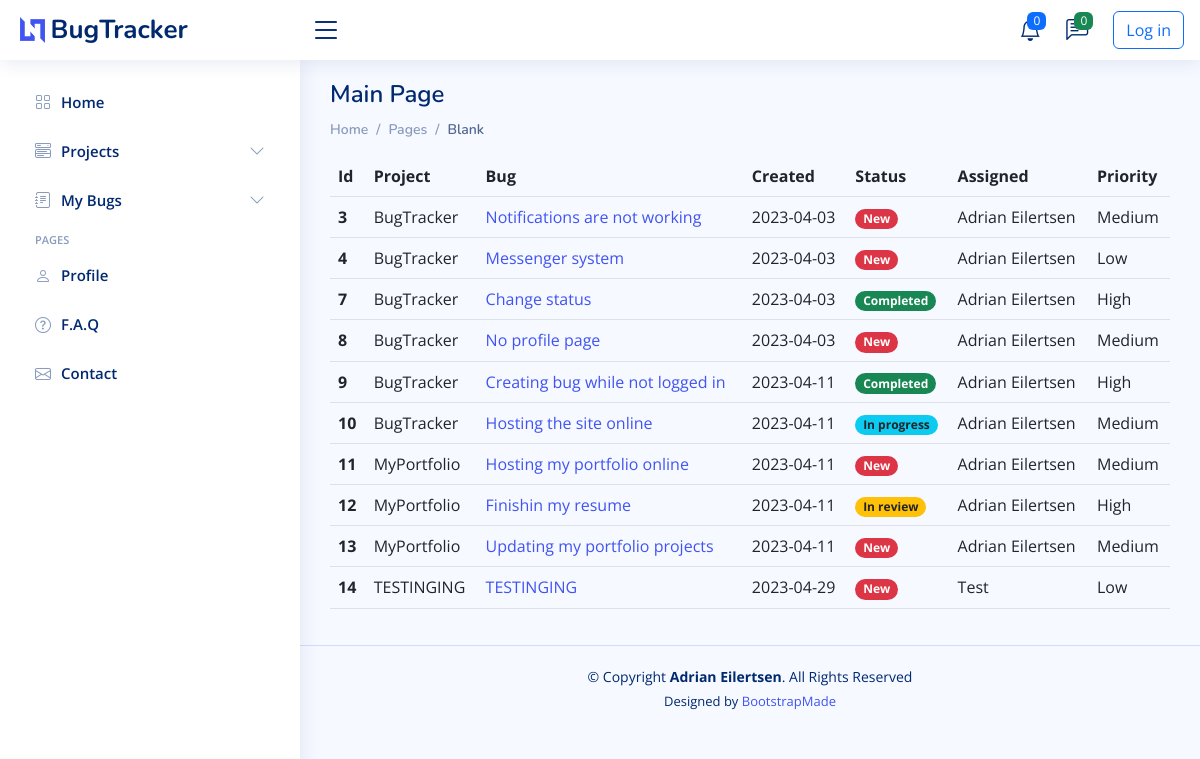
The page / on the database its author committed.
### main.py (models this page shows)
class Bug(db.Model):
    __tablename__ = "bug"
    id = db.Column(db.Integer, primary_key=True)
    title = db.Column(db.String(250), nullable=False)
    description = db.Column(db.String(250), nullable=False)
    reporter = db.Column(db.String, db.ForeignKey("user.name"))
    date = db.Column(db.String(250), nullable=False)
    status = db.Column(db.Integer, nullable=False)
    priority = db.Column(db.String(250), nullable=False)
    project_id = db.Column(db.String, db.ForeignKey("project.name"))
    project = relationship("Project", back_populates="bugs")
    comment = relationship("Comment", back_populates="parent_bug")
    assigned = relationship("User", back_populates="bugs")

class User(UserMixin, db.Model):
    __tablename__ = "user"
    id = db.Column(db.Integer, primary_key=True)
    name = db.Column(db.String(250), nullable=False, unique=True)
    email = db.Column(db.String(250), unique=True, nullable=False)
    password = db.Column(db.String(250), nullable=False)
    bugs = relationship("Bug", back_populates="assigned")
    comments = relationship("Comment", back_populates="comment_author")
    projects = db.relationship("Project", secondary=project_user, back_populates="users")

### main.py (the view, shortened to what this page needs)
@app.route("/", methods=["GET", "POST"])
def home():
    bugs_data = db.session.query(Bug).all()
    project_data = db.session.query(Project).all()
    for user in db.session.query(User).all():
        if user.name not in ASSIGN:
            ASSIGN.append(user.name)
    for project in db.session.query(Project).all():
        if project.name not in PROJECT:
            PROJECT.append(project.name)
    form = NewBugForm()
    print("nothing yet")
    return render_template("index.html", form=form, logged_in=current_user.is_authenticated, bugs=bugs_data, project=project_data)

### templates/index.html (shortened to what this page needs)
<!DOCTYPE html>
<html lang="en">
{% import "bootstrap/wtf.html" as wtf %}
{% include "header.html" %}
<body>
{% include "navbar.html" %}
<main id="main" class="main">
  <div class="pagetitle">
    <div class="row">
      <div class="col-6">
        <h1>Main Page</h1>
      </div>
      </div>
    </div>
    <nav>
      <ol class="breadcrumb">
        <li class="breadcrumb-item"><a href="index.html">Home</a></li>
        <li class="breadcrumb-item">Pages</li>
        <li class="breadcrumb-item active">Blank</li>
      </ol>
    </nav>
  <section class="section">
    <div class="row">
      <div class="col">
        <table class="table table-hover">
          <thead>
          <tr>
            <th scope="col">Id</th>
            <th scope="col">Project</th>
            <th scope="col">Bug</th>
            <th scope="col">Created</th>
            <th scope="col">Status</th>
            <th scope="col">Assigned</th>
            <th scope="col">Priority</th>
          </tr>
          </thead>
          <tbody>
          {% for bug in bugs %}
          <tr id="tr-{{ bug.id }}">
            <th scope="row">{{ bug.id }}</th>
            <td>{{ bug.project_id }}</td>
            <td><a href="{{ url_for('bug', index=bug.id) }}">{{ bug.title }}</a></td>
            <td>{{ bug.date }}</td>
            <td>
              {% if bug.status == 0 %}
              <span class="badge rounded-pill bg-danger">New</span>
              {% elif bug.status == 1 %}
              <span class="badge rounded-pill bg-info text-dark">In progress</span>
              {% elif bug.status == 2 %}
              <span class="badge rounded-pill bg-warning text-dark">In review</span>
              {% elif bug.status == 3 %}
              <span class="badge rounded-pill bg-success">Completed</span>
              {% endif %}
            </td>
            <td>{{ bug.assigned.name }}</td>
            <td>{{ bug.priority }}</td>
          </tr>
          {% endfor %}
          </tbody>
        </table>
      </div>
    </div>
  </section>
</main>
{% include "footer.html" %}
</body>
</html>

### templates/header.html (shortened to what this page needs)
{% import "bootstrap/wtf.html" as wtf %}
<head>
  <link href="{{ url_for('static', filename='assets/vendor/bootstrap/css/bootstrap.min.css') }}" rel="stylesheet">
  <link href="{{ url_for('static', filename='assets/vendor/bootstrap-icons/bootstrap-icons.css') }}" rel="stylesheet">
  <link href="{{ url_for('static', filename='assets/vendor/boxicons/css/boxicons.min.css') }}" rel="stylesheet">
  <link href="{{ url_for('static', filename='assets/vendor/quill/quill.snow.css') }}" rel="stylesheet">
  <link href="{{ url_for('static', filename='assets/vendor/quill/quill.bubble.css') }}" rel="stylesheet">
  <link href="{{ url_for('static', filename='assets/vendor/remixicon/remixicon.css') }}" rel="stylesheet">
  <link href="{{ url_for('static', filename='assets/vendor/simple-datatables/style.css') }}" rel="stylesheet">
  <link href="{{ url_for('static', filename='assets/css/style.css') }}" rel="stylesheet">
  <link href="{{ url_for('static', filename='assets/css/mystyles.css') }}" rel="stylesheet">
</head>

### templates/navbar.html (shortened to what this page needs)
<header id="header" class="header fixed-top d-flex align-items-center">
  <div class="d-flex align-items-center justify-content-between">
    <a href="{{ url_for('home') }}" class="logo d-flex align-items-center">
      <img src="{{ url_for('static', filename='assets/img/logo.png') }}" alt="">
      <span class="d-none d-lg-block">BugTracker</span>
    </a>
    <i class="bi bi-list toggle-sidebar-btn"></i>
  </div>
  <nav class="header-nav ms-auto">
    <ul class="d-flex align-items-center">
      <li class="nav-item dropdown">
        <a class="nav-link nav-icon" href="#" data-bs-toggle="dropdown">
          <i class="bi bi-bell"></i>
          <span class="badge bg-primary badge-number">0</span>
        </a>
      </li>
      <li class="nav-item dropdown">
        <a class="nav-link nav-icon" href="#" data-bs-toggle="dropdown">
          <i class="bi bi-chat-left-text"></i>
          <span class="badge bg-success badge-number">0</span>
        </a>
      </li>
      <li class="nav-item dropdown pe-3">
        {% if not logged_in %}
        <a href="{{ url_for('login') }}" type=button class="btn btn-outline-primary">Log in</a>
        {% endif %}
      </li>
    </ul>
  </nav>
</header>
<aside id="sidebar" class="sidebar">
  <ul class="sidebar-nav" id="sidebar-nav">
    <li class="nav-item">
      <a class="nav-link collapsed" href="{{ url_for('home') }}">
        <i class="bi bi-grid"></i>
        <span>Home</span>
      </a>
    </li>
    <li class="nav-item">
      <a class="nav-link collapsed" data-bs-target="#components-nav" data-bs-toggle="collapse" href="#">
        <i class="bi bi-menu-button-wide"></i><span>Projects</span><i class="bi bi-chevron-down ms-auto"></i>
      </a>
    </li>
    <li class="nav-item">
      <a class="nav-link collapsed" data-bs-target="#forms-nav" data-bs-toggle="collapse" href="#">
        <i class="bi bi-journal-text"></i><span>My Bugs</span><i class="bi bi-chevron-down ms-auto"></i>
      </a>
    </li>
    <li class="nav-heading">Pages</li>
    <li class="nav-item">
      <a class="nav-link collapsed" href="">
        <i class="bi bi-person"></i>
        <span>Profile</span>
      </a>
    </li>
    <li class="nav-item">
      <a class="nav-link collapsed" href="">
        <i class="bi bi-question-circle"></i>
        <span>F.A.Q</span>
      </a>
    </li>
    <li class="nav-item">
      <a class="nav-link collapsed" href="">
        <i class="bi bi-envelope"></i>
        <span>Contact</span>
      </a>
    </li>
  </ul>
</aside>

### templates/footer.html (shortened to what this page needs)
<footer id="footer" class="footer">
  <div class="copyright">
    &copy; Copyright <strong><span>Adrian Eilertsen</span></strong>. All Rights Reserved
  </div>
  <div class="credits">
    Designed by <a href="https://bootstrapmade.com/">BootstrapMade</a>
  </div>
</footer>

### static/assets/css/style.css (style rules this page uses)
:root { scroll-behavior: smooth; }
body { font-family: "Open Sans", sans-serif; background: #f6f9ff; color: #444444; }
a { color: #4154f1; text-decoration: none; }
h1, h2, h3, h4, h5, h6 { font-family: "Nunito", sans-serif; }
#main { margin-top: 60px; padding: 20px 30px; transition: all 0.3s; }
.pagetitle { margin-bottom: 10px; }
.pagetitle h1 { font-size: 24px; margin-bottom: 0; font-weight: 600; color: #012970; }
.breadcrumb { font-size: 14px; font-family: "Nunito", sans-serif; color: #899bbd; font-weight: 600; }
.breadcrumb a { color: #899bbd; transition: 0.3s; }
.breadcrumb .breadcrumb-item::before { color: #899bbd; }
.breadcrumb .active { color: #51678f; font-weight: 600; }
.logo { line-height: 1; }
@media (min-width: 1200px) { .logo { width: 280px; } }
.logo img { max-height: 26px; margin-right: 6px; }
.logo span { font-size: 26px; font-weight: 700; color: #012970; font-family: "Nunito", sans-serif; }
.header { transition: all 0.5s; z-index: 997; height: 60px; box-shadow: 0px 2px 20px rgba(1, 41, 112, 0.1); background-color: #fff; padding-left: 20px; }
.header .toggle-sidebar-btn { font-size: 32px; padding-left: 10px; cursor: pointer; color: #012970; }
.header-nav ul { list-style: none; }
.header-nav>ul { margin: 0; padding: 0; }
.header-nav .nav-icon { font-size: 22px; color: #012970; margin-right: 25px; position: relative; }
.header-nav .badge-number { position: absolute; inset: -2px -5px auto auto; font-weight: normal; font-size: 12px; padding: 3px 6px; }
.sidebar { position: fixed; top: 60px; left: 0; bottom: 0; width: 300px; z-index: 996; transition: all 0.3s; padding: 20px; overflow-y: auto; scrollbar-width: thin; scrollbar-color: #aab7cf transparent; box-shadow: 0px 0px 20px rgba(1, 41, 112, 0.1); background-color: #fff; }
@media (min-width: 1200px) { #main, #footer { margin-left: 300px; } }
.sidebar-nav { padding: 0; margin: 0; list-style: none; }
.sidebar-nav li { padding: 0; margin: 0; list-style: none; }
.sidebar-nav .nav-item { margin-bottom: 5px; }
.sidebar-nav .nav-heading { font-size: 11px; text-transform: uppercase; color: #899bbd; font-weight: 600; margin: 10px 0 5px 15px; }
.sidebar-nav .nav-link { display: flex; align-items: center; font-size: 15px; font-weight: 600; color: #4154f1; transition: 0.3; background: #f6f9ff; padding: 10px 15px; border-radius: 4px; }
.sidebar-nav .nav-link i { font-size: 16px; margin-right: 10px; color: #4154f1; }
.sidebar-nav .nav-link.collapsed { color: #012970; background: #fff; }
.sidebar-nav .nav-link.collapsed i { color: #899bbd; }
.sidebar-nav .nav-link .bi-chevron-down { margin-right: 0; transition: transform 0.2s ease-in-out; }
.footer { padding: 20px 0; font-size: 14px; transition: all 0.3s; border-top: 1px solid #cddfff; }
.footer .copyright { text-align: center; color: #012970; }
.footer .credits { padding-top: 5px; text-align: center; font-size: 13px; color: #012970; }

### rows shown on the page
Bug: id "3", project_id "BugTracker", title "Notifications are not working", date "2023-04-03", status "New", assigned.name "Adrian Eilertsen", priority "Medium"
Bug: id "4", project_id "BugTracker", title "Messenger system", date "2023-04-03", status "New", assigned.name "Adrian Eilertsen", priority "Low"
Bug: id "7", project_id "BugTracker", title "Change status", date "2023-04-03", status "Completed", assigned.name "Adrian Eilertsen", priority "High"
Bug: id "8", project_id "BugTracker", title "No profile page", date "2023-04-03", status "New", assigned.name "Adrian Eilertsen", priority "Medium"
Bug: id "9", project_id "BugTracker", title "Creating bug while not logged in", date "2023-04-11", status "Completed", assigned.name "Adrian Eilertsen", priority "High"
Bug: id "10", project_id "BugTracker", title "Hosting the site online", date "2023-04-11", status "In progress", assigned.name "Adrian Eilertsen", priority "Medium"
Bug: id "11", project_id "MyPortfolio", title "Hosting my portfolio online", date "2023-04-11", status "New", assigned.name "Adrian Eilertsen", priority "Medium"
Bug: id "12", project_id "MyPortfolio", title "Finishin my resume", date "2023-04-11", status "In review", assigned.name "Adrian Eilertsen", priority "High"
Bug: id "13", project_id "MyPortfolio", title "Updating my portfolio projects", date "2023-04-11", status "New", assigned.name "Adrian Eilertsen", priority "Medium"
Bug: id "14", project_id "TESTINGING", title "TESTINGING", date "2023-04-29", status "New", assigned.name "Test", priority "Low"
